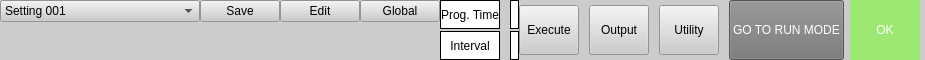
      <widget class="QFrame" name="frame_mainSettingGeneral_ModGuiMain">
       <property name="maximumSize">
        <size>
         <width>16777215</width>
         <height>60</height>
        </size>
       </property>
       <property name="styleSheet">
        <string notr="true">background-color: rgb(204, 204, 204);</string>
       </property>
       <layout class="QHBoxLayout" name="horizontalLayout_2">
        <property name="spacing">
         <number>0</number>
        </property>
        <property name="leftMargin">
         <number>0</number>
        </property>
        <property name="topMargin">
         <number>0</number>
        </property>
        <property name="rightMargin">
         <number>0</number>
        </property>
        <property name="bottomMargin">
         <number>0</number>
        </property>
        <item>
         <layout class="QVBoxLayout" name="verticalLayout_14">
          <property name="bottomMargin">
           <number>0</number>
          </property>
          <item>
           <layout class="QHBoxLayout" name="horizontalLayout_15">
            <item>
             <widget class="QComboBox" name="combox_setProgram_ModGuiMain">
              <property name="minimumSize">
               <size>
                <width>200</width>
                <height>0</height>
               </size>
              </property>
              <item>
               <property name="text">
                <string>Setting 001</string>
               </property>
              </item>
             </widget>
            </item>
            <item>
             <widget class="QPushButton" name="btn_saveProgram_ModGuiMain">
              <property name="text">
               <string>Save</string>
              </property>
             </widget>
            </item>
            <item>
             <widget class="QPushButton" name="btn_editProgram_ModGuiMain">
              <property name="text">
               <string>Edit</string>
              </property>
             </widget>
            </item>
            <item>
             <widget class="QPushButton" name="btn_Global_ModGuiMain">
              <property name="text">
               <string>Global</string>
              </property>
             </widget>
            </item>
           </layout>
          </item>
          <item>
           <spacer name="verticalSpacer">
            <property name="orientation">
             <enum>Qt::Vertical</enum>
            </property>
            <property name="sizeHint" stdset="0">
             <size>
              <width>20</width>
              <height>40</height>
             </size>
            </property>
           </spacer>
          </item>
         </layout>
        </item>
        <item>
         <layout class="QHBoxLayout" name="horizontalLayout_6">
          <property name="leftMargin">
           <number>0</number>
          </property>
          <item>
           <layout class="QVBoxLayout" name="verticalLayout_13">
            <property name="spacing">
             <number>2</number>
            </property>
            <item>
             <widget class="QLabel" name="lab_ProgramTime_mainSettingGeneral_ModGuiMain">
              <property name="styleSheet">
               <string notr="true">background-color: rgb(255, 255, 255);</string>
              </property>
              <property name="frameShape">
               <enum>QFrame::Box</enum>
              </property>
              <property name="text">
               <string>Prog. Time</string>
              </property>
              <property name="alignment">
               <set>Qt::AlignCenter</set>
              </property>
             </widget>
            </item>
            <item>
             <widget class="QLabel" name="lab_Interval_mainSettingGeneral_ModGuiMain">
              <property name="styleSheet">
               <string notr="true">background-color: rgb(255, 255, 255);</string>
              </property>
              <property name="frameShape">
               <enum>QFrame::Box</enum>
              </property>
              <property name="text">
               <string>Interval</string>
              </property>
              <property name="alignment">
               <set>Qt::AlignCenter</set>
              </property>
             </widget>
            </item>
           </layout>
          </item>
          <item>
           <spacer name="horizontalSpacer">
            <property name="orientation">
             <enum>Qt::Horizontal</enum>
            </property>
            <property name="sizeType">
             <enum>QSizePolicy::Fixed</enum>
            </property>
            <property name="sizeHint" stdset="0">
             <size>
              <width>10</width>
              <height>20</height>
             </size>
            </property>
           </spacer>
          </item>
          <item>
           <layout class="QVBoxLayout" name="verticalLayout_5">
            <property name="spacing">
             <number>2</number>
            </property>
            <item>
             <widget class="QLabel" name="lab_showProgramTime_mainSettingGeneral_ModGuiMain">
              <property name="styleSheet">
               <string notr="true">background-color: rgb(255, 255, 255);</string>
              </property>
              <property name="frameShape">
               <enum>QFrame::Box</enum>
              </property>
              <property name="text">
               <string/>
              </property>
              <property name="alignment">
               <set>Qt::AlignCenter</set>
              </property>
             </widget>
            </item>
            <item>
             <widget class="QLabel" name="lab_showInterval_mainSettingGeneral_ModGuiMain">
              <property name="styleSheet">
               <string notr="true">background-color: rgb(255, 255, 255);</string>
              </property>
              <property name="frameShape">
               <enum>QFrame::Box</enum>
              </property>
              <property name="text">
               <string/>
              </property>
              <property name="alignment">
               <set>Qt::AlignCenter</set>
              </property>
             </widget>
            </item>
           </layout>
          </item>
         </layout>
        </item>
        <item>
         <layout class="QHBoxLayout" name="horizontalLayout_14">
          <property name="spacing">
           <number>10</number>
          </property>
          <item>
           <widget class="QPushButton" name="btn_Execute_mainSettingGeneral_ModGuiMain">
            <property name="minimumSize">
             <size>
              <width>0</width>
              <height>50</height>
             </size>
            </property>
            <property name="maximumSize">
             <size>
              <width>60</width>
              <height>16777215</height>
             </size>
            </property>
            <property name="text">
             <string>Execute</string>
            </property>
           </widget>
          </item>
          <item>
           <widget class="QPushButton" name="btn_Output_mainSettingGeneral_ModGuiMain">
            <property name="minimumSize">
             <size>
              <width>0</width>
              <height>50</height>
             </size>
            </property>
            <property name="maximumSize">
             <size>
              <width>60</width>
              <height>16777215</height>
             </size>
            </property>
            <property name="text">
             <string>Output</string>
            </property>
           </widget>
          </item>
          <item>
           <widget class="QPushButton" name="btn_Utility">
            <property name="minimumSize">
             <size>
              <width>0</width>
              <height>50</height>
             </size>
            </property>
            <property name="maximumSize">
             <size>
              <width>60</width>
              <height>16777215</height>
             </size>
            </property>
            <property name="text">
             <string>Utility</string>
            </property>
           </widget>
          </item>
          <item>
           <layout class="QHBoxLayout" name="horizontalLayout_16">
            <property name="spacing">
             <number>6</number>
            </property>
            <property name="rightMargin">
             <number>5</number>
            </property>
            <item>
             <widget class="QPushButton" name="btn_GotoRunMode_mainSettingGeneral_ModGuiMain">
              <property name="minimumSize">
               <size>
                <width>90</width>
                <height>60</height>
               </size>
              </property>
              <property name="autoFillBackground">
               <bool>false</bool>
              </property>
              <property name="styleSheet">
               <string notr="true">background-color: rgb(117, 117, 117);
color: rgb(255, 255, 255);</string>
              </property>
              <property name="text">
               <string>GO TO RUN MODE</string>
              </property>
             </widget>
            </item>
            <item>
             <widget class="QLabel" name="lab_showStatusChecking_mainSettingGeneral_ModGuiMain">
              <property name="minimumSize">
               <size>
                <width>70</width>
                <height>0</height>
               </size>
              </property>
              <property name="autoFillBackground">
               <bool>false</bool>
              </property>
              <property name="styleSheet">
               <string notr="true">color: rgb(255, 255, 255);
background-color: rgb(156, 232, 115);
font: 28pt &quot;Waree&quot;;
</string>
              </property>
              <property name="text">
               <string>OK</string>
              </property>
              <property name="textFormat">
               <enum>Qt::PlainText</enum>
              </property>
              <property name="alignment">
               <set>Qt::AlignCenter</set>
              </property>
             </widget>
            </item>
           </layout>
          </item>
         </layout>
        </item>
       </layout>
      </widget>
